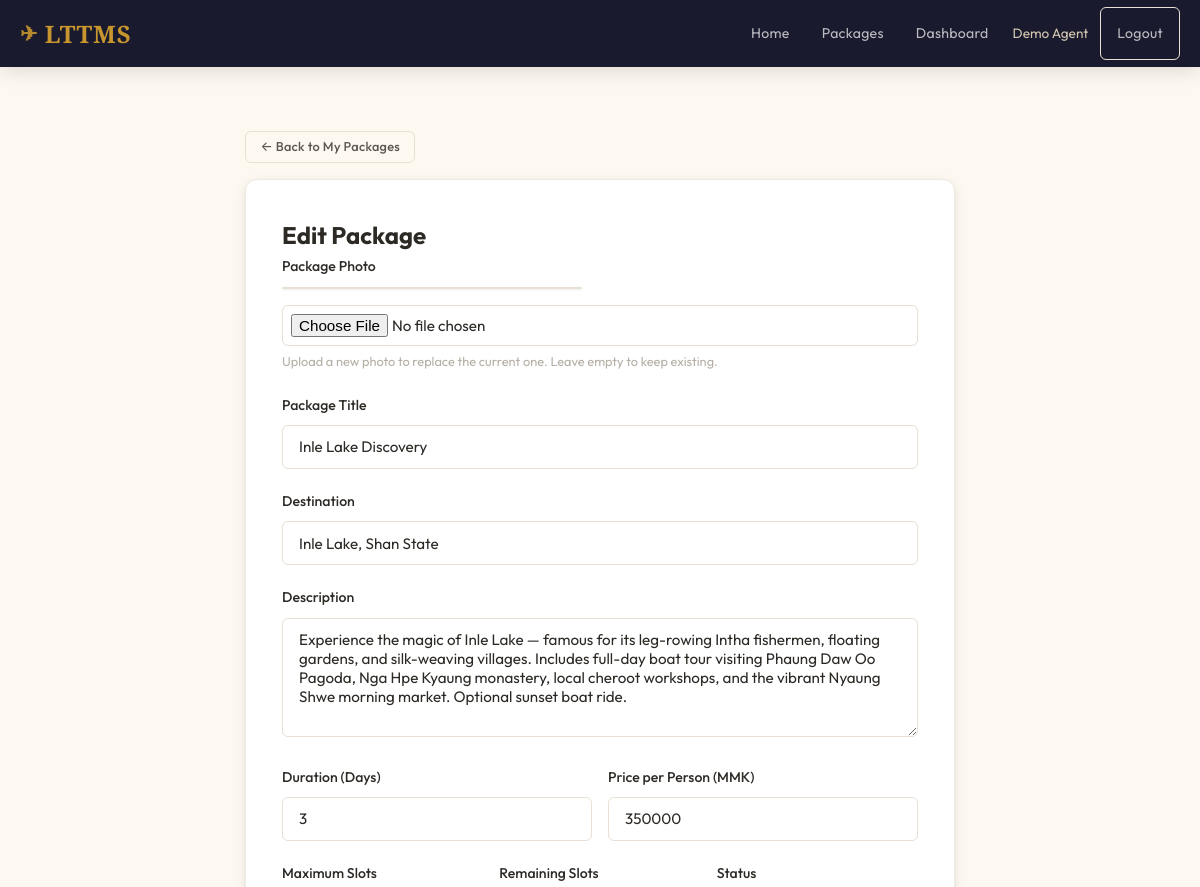
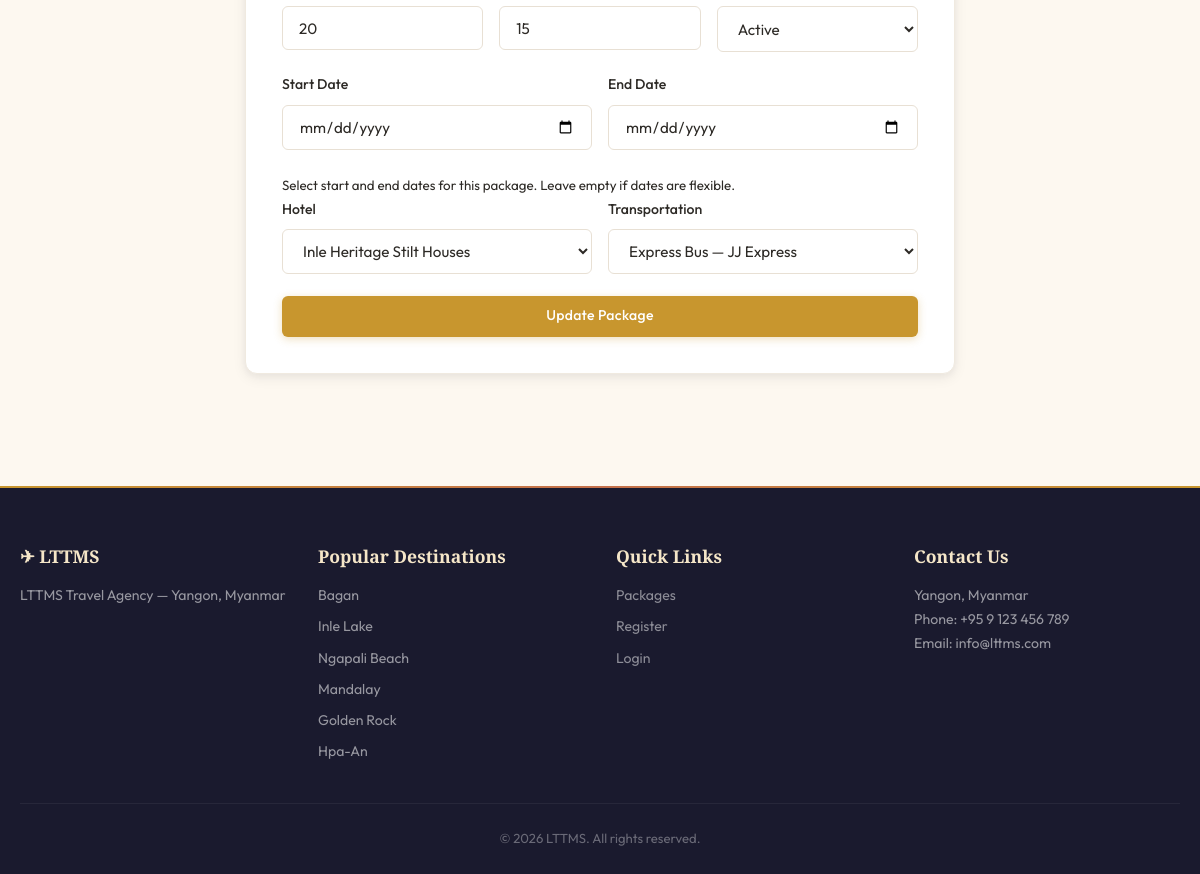
The page /agent/edit-package.php?id=1 (signed in) on the database its author committed (2 pictures, top to bottom).
### tables this page shows
CREATE TABLE users (
    id INT AUTO_INCREMENT PRIMARY KEY,
    username VARCHAR(50) NOT NULL UNIQUE,
    email VARCHAR(100) NOT NULL UNIQUE,
    password VARCHAR(255) NOT NULL,
    full_name VARCHAR(100) NOT NULL,
    phone VARCHAR(20),
    kbz_phone VARCHAR(20),
    kbz_name VARCHAR(100),
    nrc_number VARCHAR(50),
    nrc_front_photo VARCHAR(255),
    nrc_back_photo VARCHAR(255),
    role ENUM('customer', 'agent', 'admin') NOT NULL DEFAULT 'customer',
    agent_location VARCHAR(100) DEFAULT NULL,
    status ENUM('pending', 'approved', 'suspended') NOT NULL DEFAULT 'pending',
    created_at TIMESTAMP DEFAULT CURRENT_TIMESTAMP,
    updated_at TIMESTAMP DEFAULT CURRENT_TIMESTAMP ON UPDATE CURRENT_TIMESTAMP
);

CREATE TABLE packages (
    id INT AUTO_INCREMENT PRIMARY KEY,
    agent_id INT NOT NULL,
    title VARCHAR(200) NOT NULL,
    destination VARCHAR(200) NOT NULL,
    description TEXT,
    duration_days INT NOT NULL,
    start_date DATE DEFAULT NULL,
    end_date DATE DEFAULT NULL,
    price_per_person DECIMAL(10,2) NOT NULL,
    max_slots INT NOT NULL DEFAULT 20,
    remaining_slots INT NOT NULL DEFAULT 20,
    hotel_id INT,
    transportation_id INT,
    image_url VARCHAR(255),
    rating_avg DECIMAL(2,1) DEFAULT 0.0,
    status ENUM('active', 'inactive') NOT NULL DEFAULT 'active',
    created_at TIMESTAMP DEFAULT CURRENT_TIMESTAMP,
    updated_at TIMESTAMP DEFAULT CURRENT_TIMESTAMP ON UPDATE CURRENT_TIMESTAMP,
    FOREIGN KEY (agent_id) REFERENCES users(id) ON DELETE CASCADE,
    FOREIGN KEY (hotel_id) REFERENCES hotels(id) ON DELETE SET NULL,
    FOREIGN KEY (transportation_id) REFERENCES transportation(id) ON DELETE SET NULL
);

CREATE TABLE hotels (
    id INT AUTO_INCREMENT PRIMARY KEY,
    agent_id INT NOT NULL,
    name VARCHAR(150) NOT NULL,
    location VARCHAR(200) NOT NULL,
    description TEXT,
    rating DECIMAL(2,1) DEFAULT 0.0,
    price_per_night DECIMAL(10,2) NOT NULL,
    image_url VARCHAR(255),
    created_at TIMESTAMP DEFAULT CURRENT_TIMESTAMP,
    FOREIGN KEY (agent_id) REFERENCES users(id) ON DELETE CASCADE
);

CREATE TABLE transportation (
    id INT AUTO_INCREMENT PRIMARY KEY,
    agent_id INT NOT NULL,
    type VARCHAR(50) NOT NULL,
    company_name VARCHAR(100),
    description TEXT,
    price DECIMAL(10,2) NOT NULL,
    created_at TIMESTAMP DEFAULT CURRENT_TIMESTAMP,
    FOREIGN KEY (agent_id) REFERENCES users(id) ON DELETE CASCADE
);

CREATE TABLE destinations (
    id INT AUTO_INCREMENT PRIMARY KEY,
    name VARCHAR(100) NOT NULL,
    tagline VARCHAR(200),
    image VARCHAR(255) DEFAULT NULL,
    sort_order INT NOT NULL DEFAULT 0,
    is_active TINYINT(1) NOT NULL DEFAULT 1,
    created_at TIMESTAMP DEFAULT CURRENT_TIMESTAMP
);

### includes/lang.php (called while the page is built, shortened)
<?php
$translations = require __DIR__ . '/../lang/en.php';
function t(string $key, string $default = ''): string {
    global $translations;
    return $translations[$key] ?? ($default ?: $key);
}
function tStatus(string $status): string {
    $map = [
        'pending' => 'status_pending',
        'confirmed' => 'status_confirmed',
        'cancelled' => 'status_cancelled',
        'approved' => 'status_approved',
        'suspended' => 'status_suspended',
        'active' => 'status_active',
        'inactive' => 'status_inactive',
    ];
    return t($map[$status] ?? '', ucfirst($status));
}

### includes/auth.php (called while the page is built, shortened)
<?php
require_once __DIR__ . '/lang.php';
function getCurrentUser(): ?array {
    $pdo = getDBConnection();
    $stmt = $pdo->prepare("SELECT id, username, email, full_name, phone, role, status FROM users WHERE id = ?");
    $stmt->execute([$_SESSION['user_id']]);
    return $stmt->fetch() ?: null;
}

### includes/functions.php (called while the page is built, shortened)
<?php
function sanitize(string $input): string {
    return htmlspecialchars(trim($input), ENT_QUOTES, 'UTF-8');
}
function getActiveDestinations(): array {
    $pdo = getDBConnection();
    $stmt = $pdo->query("SELECT * FROM destinations WHERE is_active = 1 ORDER BY sort_order ASC, name ASC");
    return $stmt->fetchAll();
}

### agent/edit-package.php (the view, shortened to what this page needs)
<?php
require_once __DIR__ . '/../includes/auth.php';
require_once __DIR__ . '/../includes/functions.php';
$pdo = getDBConnection();
$agentId = $currentUser['id'];
$id = (int)($_GET['id'] ?? 0);
$stmt = $pdo->prepare("SELECT * FROM packages WHERE id = ? AND agent_id = ?");
$stmt->execute([$id, $agentId]);
$package = $stmt->fetch();
$stmt = $pdo->prepare("SELECT id, name, location FROM hotels WHERE agent_id = ?");
$stmt->execute([$agentId]);
$hotels = $stmt->fetchAll();
$stmt = $pdo->prepare("SELECT id, type, company_name FROM transportation WHERE agent_id = ?");
$stmt->execute([$agentId]);
$transports = $stmt->fetchAll();
$p = $package;
require_once __DIR__ . '/../includes/header.php';
?>
<section class="section">
<div class="container container-md">
    <a href="<?= BASE_URL ?>/agent/packages.php" class="btn btn-outline btn-sm mb-1">&larr; <?= t('back_to_my_packages') ?></a>
    <div class="card">
        <h2><?= t('edit_package_title') ?></h2>
        <form method="POST" enctype="multipart/form-data">
            <div class="form-group">
                <label for="package_image"><?= t('pkg_image') ?></label>
                <?php if (!empty($p['image_url'])): ?>
                    <div class="current-image-preview mb-1">
                    </div>
                <?php endif; ?>
                <input type="file" name="package_image" id="package_image" class="form-control file-input" accept="image/jpeg,image/png,image/webp">
                <small><?= t('pkg_image_change_hint') ?></small>
            </div>
            <div class="form-group">
                <label for="title"><?= t('pkg_title') ?></label>
                <input type="text" name="title" id="title" class="form-control" value="<?= sanitize($_POST['title'] ?? $p['title']) ?>" required>
            </div>
            <div class="form-group">
                <label for="destination"><?= t('pkg_destination') ?></label>
                <input type="text" name="destination" id="destination" class="form-control" value="<?= sanitize($_POST['destination'] ?? $p['destination']) ?>" required>
            </div>
            <div class="form-group">
                <label for="description"><?= t('pkg_description') ?></label>
                <textarea name="description" id="description" class="form-control" rows="5"><?= sanitize($_POST['description'] ?? $p['description']) ?></textarea>
            </div>
            <div class="form-row">
                <div class="form-group">
                    <label for="duration_days"><?= t('pkg_duration') ?></label>
                    <input type="number" name="duration_days" id="duration_days" class="form-control" min="1" value="<?= (int)($_POST['duration_days'] ?? $p['duration_days']) ?>" required>
                </div>
                <div class="form-group">
                    <label for="price_per_person"><?= t('pkg_price') ?></label>
                    <input type="number" name="price_per_person" id="price_per_person" class="form-control" min="1000" step="1000" value="<?= (int)($_POST['price_per_person'] ?? $p['price_per_person']) ?>" required>
                </div>
            </div>
            <div class="form-row">
                <div class="form-group">
                    <label for="max_slots"><?= t('pkg_max_slots') ?></label>
                    <input type="number" name="max_slots" id="max_slots" class="form-control" min="1" value="<?= (int)($_POST['max_slots'] ?? $p['max_slots']) ?>" required>
                </div>
                <div class="form-group">
                    <label for="remaining_slots"><?= t('pkg_remaining_slots') ?></label>
                    <input type="number" name="remaining_slots" id="remaining_slots" class="form-control" min="0" value="<?= (int)($_POST['remaining_slots'] ?? $p['remaining_slots']) ?>" required>
                </div>
                <div class="form-group">
                    <label for="status"><?= t('pkg_status') ?></label>
                    <select name="status" id="status" class="form-control">
                        <option value="active" <?= ($p['status'] ?? '') === 'active' ? 'selected' : '' ?>><?= tStatus('active') ?></option>
                    </select>
                </div>
            </div>
            <div class="form-row">
                <div class="form-group">
                    <label for="start_date"><?= t('start_date') ?></label>
                    <input type="date" name="start_date" id="start_date" class="form-control"
                           value="<?= sanitize($_POST['start_date'] ?? $p['start_date'] ?? '') ?>">
                </div>
                <div class="form-group">
                    <label for="end_date"><?= t('end_date') ?></label>
                    <input type="date" name="end_date" id="end_date" class="form-control"
                           value="<?= sanitize($_POST['end_date'] ?? $p['end_date'] ?? '') ?>">
                </div>
            </div>
            <small><?= t('pkg_date_hint') ?></small>
            <div class="form-row">
                <div class="form-group">
                    <label for="hotel_id"><?= t('pkg_hotel') ?></label>
                    <select name="hotel_id" id="hotel_id" class="form-control">
                        <?php foreach ($hotels as $h): ?>
                            <option value="<?= $h['id'] ?>" <?= ($p['hotel_id'] ?? '') == $h['id'] ? 'selected' : '' ?>>
                                <?= sanitize($h['name']) ?>
                            </option>
                        <?php endforeach; ?>
                    </select>
                </div>
                <div class="form-group">
                    <label for="transportation_id"><?= t('pkg_transport') ?></label>
                    <select name="transportation_id" id="transportation_id" class="form-control">
                        <?php foreach ($transports as $t): ?>
                            <option value="<?= $t['id'] ?>" <?= ($p['transportation_id'] ?? '') == $t['id'] ? 'selected' : '' ?>>
                                <?= sanitize($t['type']) ?> — <?= sanitize($t['company_name']) ?>
                            </option>
                        <?php endforeach; ?>
                    </select>
                </div>
            </div>
            <button type="submit" class="btn btn-primary btn-block"><?= t('pkg_update') ?></button>
        </form>
    </div>
</div>
</section>
<?php require_once __DIR__ . '/../includes/footer.php'; ?>

### includes/header.php (shortened to what this page needs)
<?php
require_once __DIR__ . '/auth.php';
require_once __DIR__ . '/functions.php';
$currentUser = getCurrentUser();
?>
<!DOCTYPE html>
<html lang="en">
<head>
    <link rel="stylesheet" href="<?= BASE_URL ?>/assets/css/style.css">
</head>
<body>
<nav class="navbar">
    <div class="container nav-container">
        <a href="<?= BASE_URL ?>/" class="nav-brand">
            <span class="brand-icon">&#9992;</span> LTTMS
        </a>
        <ul class="nav-menu" id="navMenu">
            <li><a href="<?= BASE_URL ?>/"><?= t('nav_home') ?></a></li>
            <li><a href="<?= BASE_URL ?>/customer/packages.php"><?= t('nav_packages') ?></a></li>
            <?php if ($currentUser): ?>
                <?php if ($currentUser['role'] === 'customer'): ?>
                    <li><a href="<?= BASE_URL ?>/customer/my-bookings.php"><?= t('nav_my_bookings') ?></a></li>
                <?php elseif ($currentUser['role'] === 'agent'): ?>
                    <li><a href="<?= BASE_URL ?>/agent/dashboard.php"><?= t('nav_dashboard') ?></a></li>
                <?php elseif ($currentUser['role'] === 'admin'): ?>
                    <li><a href="<?= BASE_URL ?>/admin/dashboard.php"><?= t('nav_dashboard') ?></a></li>
                    <li><a href="<?= BASE_URL ?>/admin/packages.php"><?= t('nav_packages_control') ?></a></li>
                <?php endif; ?>
                <li class="nav-user">
                    <span class="user-greeting"><?= sanitize($currentUser['full_name']) ?></span>
                    <a href="<?= BASE_URL ?>/logout.php" class="btn btn-sm btn-outline"><?= t('nav_logout') ?></a>
                </li>
            <?php else: ?>
                <li><a href="<?= BASE_URL ?>/login.php" class="btn btn-sm btn-outline"><?= t('nav_login') ?></a></li>
                <li><a href="<?= BASE_URL ?>/register.php" class="btn btn-sm btn-primary"><?= t('nav_register') ?></a></li>
            <?php endif; ?>
        </ul>
    </div>
</nav>
<main>

### includes/footer.php (shortened to what this page needs)
</main>
<footer class="footer">
    <div class="container">
        <div class="footer-grid">
            <div class="footer-col">
                <h3>&#9992; LTTMS</h3>
                <p><?= t('footer_agency') ?> — <?= t('footer_address') ?></p>
            </div>
            <div class="footer-col">
                <h3><?= t('footer_destinations') ?></h3>
                <ul>
                    <?php foreach (getActiveDestinations() as $fd): ?>
                        <li><?= sanitize($fd['name']) ?></li>
                    <?php endforeach; ?>
                </ul>
            </div>
            <div class="footer-col">
                <h3><?= t('footer_quick_links') ?></h3>
                <ul>
                    <li><a href="<?= BASE_URL ?>/customer/packages.php"><?= t('nav_packages') ?></a></li>
                    <li><a href="<?= BASE_URL ?>/register.php"><?= t('nav_register') ?></a></li>
                    <li><a href="<?= BASE_URL ?>/login.php"><?= t('nav_login') ?></a></li>
                </ul>
            </div>
            <div class="footer-col">
                <h3><?= t('footer_contact') ?></h3>
                <p><?= t('footer_address') ?></p>
                <p>Phone: +95 9 123 456 789</p>
                <p>Email: info@lttms.com</p>
            </div>
        </div>
        <div class="footer-bottom">
            <p>&copy; <?= date('Y') ?> LTTMS. <?= t('footer_rights') ?></p>
        </div>
    </div>
</footer>
</body>
</html>

### rows shown on the page
users: full_name "Demo Agent"
packages: title "Inle Lake Discovery", destination "Inle Lake, Shan State", description "Experience the magic of Inle Lake — famous for its leg-rowing Intha fishermen, floating gardens, and silk-weaving villages. Includes full-day boat tour visiting Phaung Daw Oo Pagoda, Nga Hpe Kyaung monastery, local cheroot workshops, and the vibrant Nyaung Shwe morning market. Optional sunset boat ride.", duration_days "3", price_per_person "350000", max_slots "20", remaining_slots "15", status "Active", hotel_id "Inle Heritage Stilt Houses", transportation_id "Express Bus — JJ Express"
destinations: name "Bagan"
destinations: name "Inle Lake"
destinations: name "Ngapali Beach"
destinations: name "Mandalay"
destinations: name "Golden Rock"
destinations: name "Hpa-An"

### other values the page prints
t('nav_home') "Home"
t('nav_packages') "Packages"
t('nav_dashboard') "Dashboard"
t('nav_logout') "Logout"
t('back_to_my_packages') "Back to My Packages"
t('edit_package_title') "Edit Package"
t('pkg_image') "Package Photo"
t('pkg_image_change_hint') "Upload a new photo to replace the current one. Leave empty to keep existing."
t('pkg_title') "Package Title"
t('pkg_destination') "Destination"
t('pkg_description') "Description"
t('pkg_duration') "Duration (Days)"
t('pkg_price') "Price per Person (MMK)"
t('pkg_max_slots') "Maximum Slots"
t('pkg_remaining_slots') "Remaining Slots"
